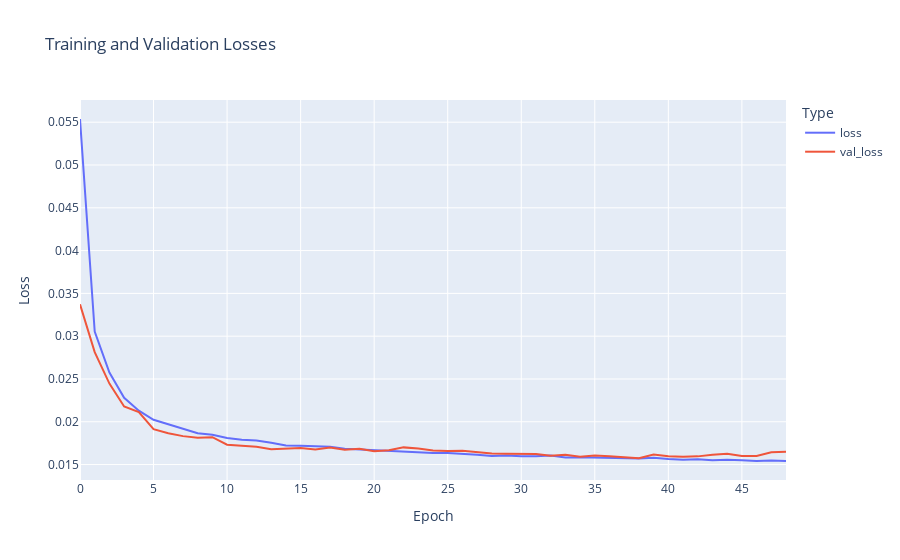

The notebook cell saved with this chart:
### Code cell
import plotly.express as px
fig = px.line(history.history, y=['loss', 'val_loss'], 
              labels={'value':'Loss', 'variable':'Type', 'index':'Epoch'},
              title='Training and Validation Losses')
fig.update_xaxes(title='Epoch')
fig.update_yaxes(title='Loss')
fig.show()

### Figure 1 — Plotly figure (JSON) as saved in the notebook; plotly's stock layout.template omitted (floating-point values rounded to 4 significant figures)
{"data": [{"hovertemplate": "Type=loss<br>Epoch=%{x}<br>Loss=%{y}<extra></extra>", "legendgroup": "loss", "line": {"color": "#636efa", "dash": "solid"}, "marker": {"symbol": "circle"}, "mode": "lines", "name": "loss", "orientation": "v", "showlegend": true, "type": "scatter", "x": [0, 1, 2, 3, 4, 5, 6, 7, 8, 9, 10, 11, 12, 13, 14, 15, 16, 17, 18, 19, 20, 21, 22, 23, 24, 25, 26, 27, 28, 29, 30, 31, 32, 33, 34, 35, 36, 37, 38, 39, 40, 41, 42, 43, 44, 45, 46, 47, 48], "xaxis": "x", "y": [0.05537, 0.03055, 0.02575, 0.02279, 0.02129, 0.02023, 0.01972, 0.0192, 0.01866, 0.01848, 0.01811, 0.01791, 0.0178, 0.01755, 0.01724, 0.01721, 0.01712, 0.01707, 0.01686, 0.01676, 0.01669, 0.01662, 0.01651, 0.01646, 0.01635, 0.01634, 0.01627, 0.01614, 0.01599, 0.01605, 0.01597, 0.01597, 0.01607, 0.01583, 0.01586, 0.0158, 0.01582, 0.01571, 0.0157, 0.0158, 0.01564, 0.01557, 0.01563, 0.01551, 0.01556, 0.01551, 0.01542, 0.01546, 0.01542], "yaxis": "y"}, {"hovertemplate": "Type=val_loss<br>Epoch=%{x}<br>Loss=%{y}<extra></extra>", "legendgroup": "val_loss", "line": {"color": "#EF553B", "dash": "solid"}, "marker": {"symbol": "circle"}, "mode": "lines", "name": "val_loss", "orientation": "v", "showlegend": true, "type": "scatter", "x": [0, 1, 2, 3, 4, 5, 6, 7, 8, 9, 10, 11, 12, 13, 14, 15, 16, 17, 18, 19, 20, 21, 22, 23, 24, 25, 26, 27, 28, 29, 30, 31, 32, 33, 34, 35, 36, 37, 38, 39, 40, 41, 42, 43, 44, 45, 46, 47, 48], "xaxis": "x", "y": [0.03372, 0.02814, 0.02446, 0.02179, 0.02114, 0.01913, 0.01867, 0.01832, 0.01814, 0.0182, 0.01732, 0.01723, 0.01708, 0.0168, 0.01684, 0.01693, 0.01676, 0.017, 0.01673, 0.01686, 0.01655, 0.01668, 0.01701, 0.01689, 0.01664, 0.01657, 0.0166, 0.01647, 0.01628, 0.01626, 0.01628, 0.01625, 0.01604, 0.01613, 0.0159, 0.01605, 0.01596, 0.01586, 0.01575, 0.01617, 0.01598, 0.01591, 0.01596, 0.01615, 0.01628, 0.016, 0.01599, 0.01643, 0.0165], "yaxis": "y"}], "layout": {"legend": {"title": {"text": "Type"}, "tracegroupgap": 0}, "title": {"text": "Training and Validation Losses"}, "xaxis": {"anchor": "y", "domain": [0, 1], "title": {"text": "Epoch"}}, "yaxis": {"anchor": "x", "domain": [0, 1], "title": {"text": "Loss"}}}}
